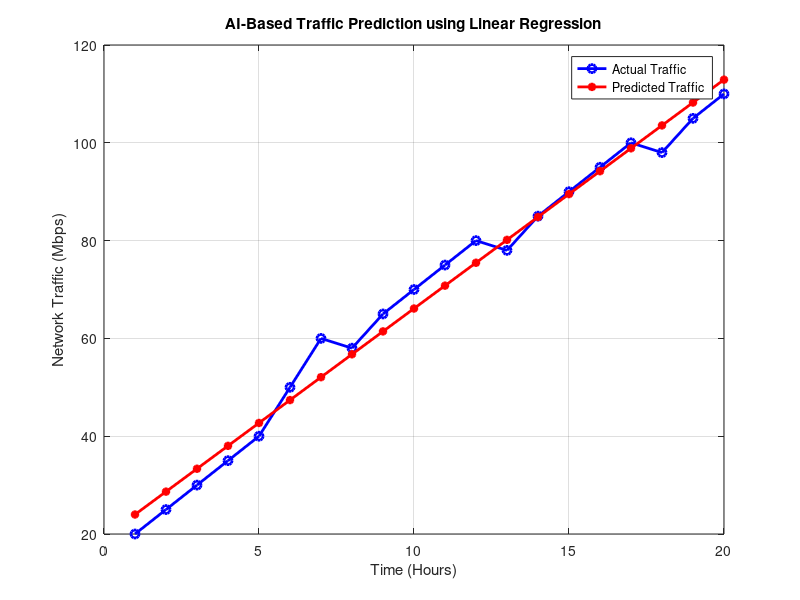

The MATLAB script that drew this image:
clc; 
clear; 
close all; 

% Simulated Traffic Data 
time = 1:20; 
traffic = [20 25 30 35 40 50 60 58 65 70 ... 
    75 80 78 85 90 95 100 98 105 110]; 

% Linear Regression Model 
model = polyfit(time, traffic, 1); 

% Predicted Traffic 
predicted = polyval(model, time); 

figure; 
plot(time, traffic, 'bo-', 'LineWidth', 2); 
hold on; 
plot(time, predicted, 'r*-', 'LineWidth', 2); 
grid on; 
xlabel('Time (Hours)'); 
ylabel('Network Traffic (Mbps)'); 
title('AI-Based Traffic Prediction using Linear Regression'); 
legend('Actual Traffic', 'Predicted Traffic', 'Location', 'best');
